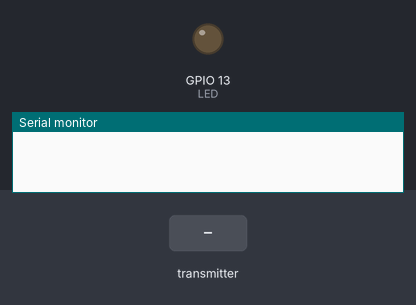
A sketch run on a simulated ESP32. On the bench: output pins drawn as LEDs (lit = HIGH), the last lines printed to the serial monitor. Dashed ring = blinking. The test bench sets the inputs (shaded band).

Above: at 1.2 s.
1.3 s: the transmitter starts sending button_value = 0
At 1.7 s:
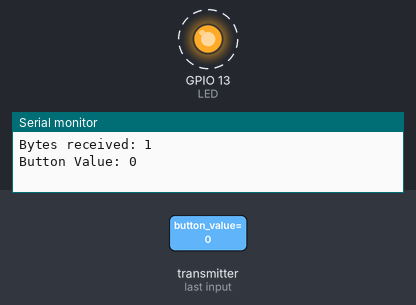
4.3 s: the transmitter starts sending button_value = 1
At 5.3 s:
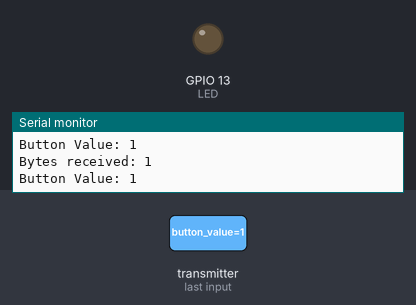
Timing chart, 0 to 7.3 s (numbered marks = the images above; inputs shaded):
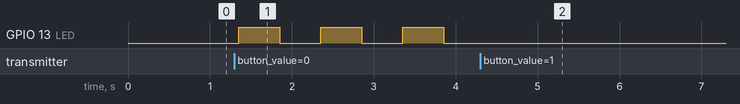

The sketch:

network_recieving.ino
```cpp
// (licence header left out)
#include <esp_now.h>
#include <WiFi.h>

int LED = 13;
bool buttonState = 0;

// Structure example to receive data
// Must match the sender structure
typedef struct struct_message {
  bool button_value;
} struct_message;

// Create a struct_message called myData
struct_message blink;

// callback function that will be executed when data is received
void OnDataRecv(const uint8_t * mac, const uint8_t *incomingData, int len) {
  memcpy(&blink, incomingData, sizeof(blink));
  Serial.print("Bytes received: ");
  Serial.println(len);
  Serial.print("Button Value: ");
  Serial.println(blink.button_value);
  led_lightup();

}

void led_lightup() {
  if (blink.button_value != 1) { //while button is pressed
    buttonState = !buttonState;   //changes buttonState everytime button is pressed
 //button state only changes when button is pressed down, once u release whatever the button state is at will be saved
    if (buttonState == 1) {
      digitalWrite(LED, HIGH);
    } else{
        digitalWrite(LED, LOW);
    }
    delay(100);

  }
}


void setup() {
  // Initialize Serial Monitor
  Serial.begin(115200);
  pinMode(LED, OUTPUT);

  // Set device as a Wi-Fi Station
  WiFi.mode(WIFI_STA);

  // Init ESP-NOW
  if (esp_now_init() != ESP_OK) {
    Serial.println("Error initializing ESP-NOW");
    return;
  }

  // Once ESPNow is successfully Init, we will register for recv CB to
  // get recv packer info
  esp_now_register_recv_cb(esp_now_recv_cb_t(OnDataRecv));
}

void loop() {

}
```

Measured:
- after the input at 1.3 s, GPIO 13 (LED): alternates HIGH for 0.50 s and LOW for 0.50 s, starting after 0.05 s
- after the input at 4.3 s, GPIO 13 (LED): stops changing and stays LOW
